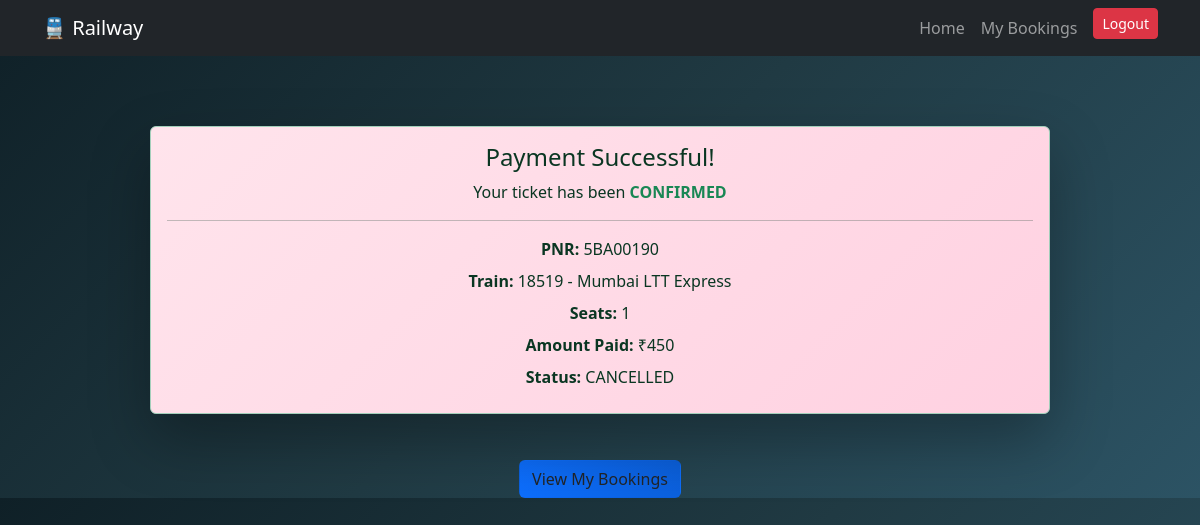
Page /train/payment/30/success/ (signed in) on the committed database.
### train/models.py (models this page shows, shortened)
class Booking(models.Model):
    STATUS_CHOICES=[
        ('Pending', 'Pending'),
        ('CONFIRMED','Confirmed'),
        ('CANCELLED','Cancelled'),
    ]
    user=models.ForeignKey(User,on_delete=models.CASCADE)
    Train=models.ForeignKey(Train,on_delete=models.CASCADE)
    Journey_Date=models.DateField()
    Number_of_seats=models.IntegerField()
    Seat_number=models.CharField(max_length=20)
    Booking_status=models.CharField(
        max_length=20,
        choices=STATUS_CHOICES,
        default='Pending'
    )
    Booking_date=models.DateTimeField(auto_now_add=True)
    pnr=models.CharField(max_length=20,unique=True)

class Train(models.Model):
    Train_number=models.IntegerField(unique=True)
    Train_name=models.CharField(max_length=50)
    Source=models.CharField(max_length=50)
    Destination=models.CharField(max_length=50)
    Departure_Time=models.DateTimeField()
    Arrival_Time=models.DateTimeField()
    Total_seats=models.IntegerField()
    Available_seats=models.IntegerField()
    def __str__(self):
        return f"{self.Train_number} - {self.Train_name}"

class Payment(models.Model):
    PAYMENT_STATUS=[
        ('SUCCESS','Success'),
        ('FAILED','Failed'),
        ('PENDING','Pending'),
    ]
    booking=models.OneToOneField(Booking,on_delete=models.CASCADE)
    Amount=models.IntegerField()
    Payment_Status=models.CharField(
        max_length=50,
        choices=PAYMENT_STATUS,
        default='PENDING'
    )
    payment_date=models.DateTimeField(auto_now_add=True)

### train/views.py (the view)
# urls.py: path('payment/<int:payment_id>/success/',views.payment_success,name='payment_success'),
@login_required
def payment_success(request, payment_id): #payment success
    payment = get_object_or_404(Payment, id=payment_id)
    booking=payment.booking
    return render(request, 'train/payment_success.html', {
        'booking': booking,
        'payment':payment
    })

### train/templates/train/payment_success.html (shortened to what this page needs)
<!DOCTYPE html>
<html lang="en">
<head>
</head>
<body>
   {% extends 'train/base.html' %}
{% block content %}
<div class="container mt-5">
    <div class="alert alert-success text-center success-wow">
        <h4>Payment Successful!</h4>
        <p class="success-sub">Your ticket has been <span class="highlight status-confirmed">CONFIRMED</span></p>
        <hr>
        <p><strong>PNR:</strong> {{ booking.pnr }}</p>
        <p><strong>Train:</strong> {{ booking.Train }}</p>
        <p><strong>Seats:</strong> {{ booking.Number_of_seats }}</p>
        <p><strong>Amount Paid:</strong> ₹{{ payment.Amount }}</p>
        <p><strong>Status:</strong> {{ booking.Booking_status }}</p>
    </div>
    <div class="text-center">
        <a href="{% url 'train:my_bookings' %}" class="btn success-btn">
            View My Bookings
        </a>
    </div>
</div>
{% endblock %}

### train/templates/train/payment_success.html (style rules this page uses)
body { background: linear-gradient(135deg, #0f2027, #203a43, #2c5364); }
.success-wow { max-width: 900px; margin: 70px auto; background: linear-gradient(135deg, #ffe4ec, #ffd1e1); border-radius: 22px; padding: 40px 50px; text-align: center; box-shadow: 0 25px 60px rgba(0,0,0,0.3); animation: floatIn 0.9s ease; transition: transform 0.4s ease; }
.success-sub { font-size: 18px; margin-bottom: 20px; }
.success-wow p { font-size: 16px; margin: 8px 0; }
.highlight { font-weight: bold; display: inline-block; animation: pulse 1.6s infinite; }
.status-confirmed { color: #198754; font-weight: bold; }
.success-btn { margin-top: 30px; padding: 14px 45px; font-size: 16px; font-weight: bold; border-radius: 35px; background: linear-gradient(45deg, #0d6efd, #0b5ed7); color: #fff; border: none; transition: transform 0.3s ease, box-shadow 0.3s ease; }

### rows in the picture
Booking: pnr "5BA00190", Train "18519 - Mumbai LTT Express", Number_of_seats "1", Booking_status "CANCELLED"
Payment: Amount "450"
